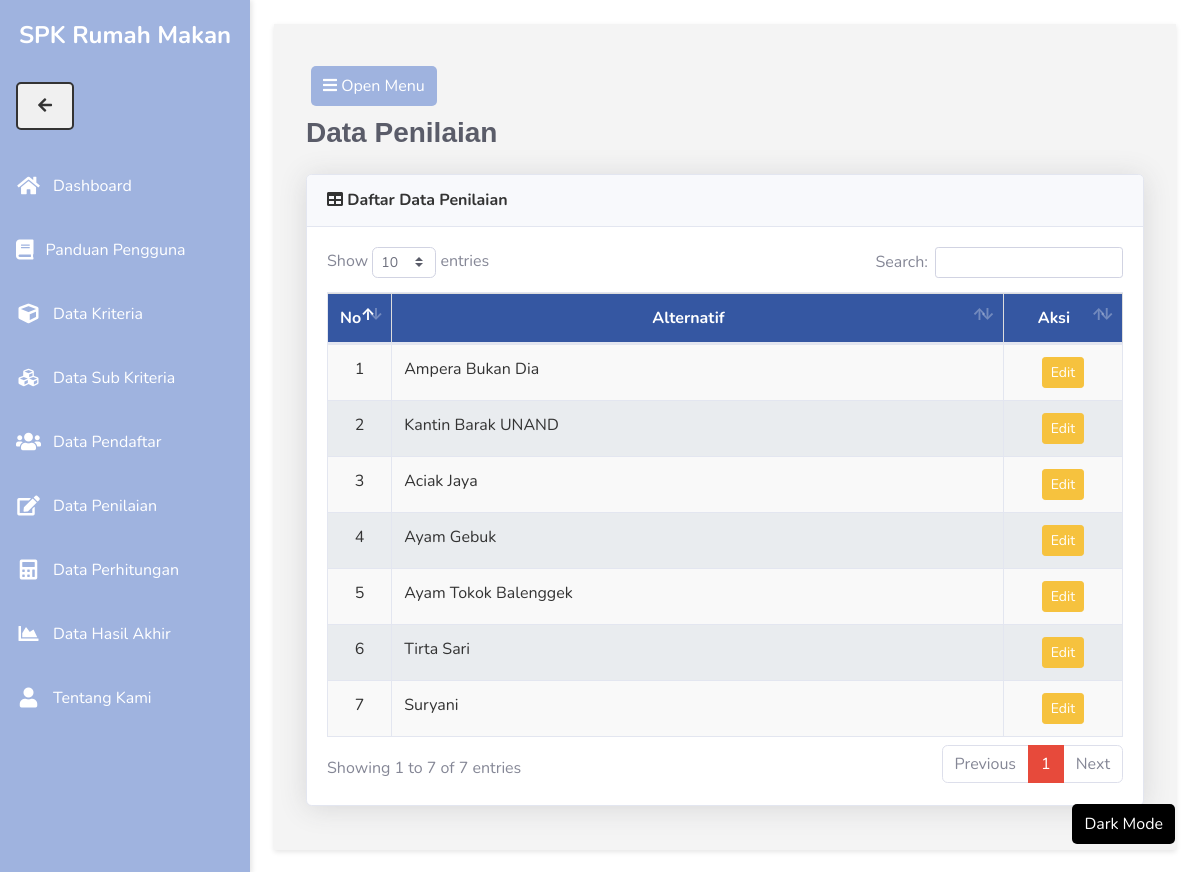
The page /list-penilaian.php on the database its author committed.
### tables this page shows
CREATE TABLE `alternatif` (
  `id_alternatif` int(11) NOT NULL,
  `nama` varchar(100) NOT NULL
);

### list-penilaian.php (the view, shortened to what this page needs)
<?php require_once('includes/init.php'); ?>
<?php
require_once('template/header.php');
?>
<div class="d-sm-flex align-items-center justify-content-between mb-4">
	<h1 class="h3 mb-0 text-gray-800">Data Penilaian</h1>
</div>
<div class="card shadow mb-4">
	<div class="card-header py-3">
		<h6 class="m-0 font-weight-bold"><i class="fa fa-table"></i> Daftar Data Penilaian</h6>
	</div>
	<div class="card-body">
		<div class="table-responsive">
			<table class="table table-bordered" id="dataTable" width="100%" cellspacing="0">
				<thead class="bg-primary text-white">
					<tr align="center">
						<th width="5%">No</th>
						<th>Alternatif</th>
						<th width="15%">Aksi</th>
					</tr>
				</thead>
				<tbody>
					<?php
					$no = 1;
					$query = mysqli_query($koneksi, "SELECT * FROM alternatif");
					while ($data = mysqli_fetch_array($query)) {
					?>
						<tr align="center">
							<td><?= $no ?></td>
							<td align="left"><?= $data['nama'] ?></td>
							<?php
							$id_alternatif = $data['id_alternatif'];
							$q = mysqli_query($koneksi, "SELECT * FROM penilaian WHERE id_alternatif='$id_alternatif'");
							$cek_tombol = mysqli_num_rows($q);
							?>
							<td>
								<?php if ($cek_tombol == 0) { ?>
									<a data-toggle="modal" href="#set<?= $data['id_alternatif'] ?>" class="btn btn-success btn-sm"><i class="fa fa-plus"></i> Input</a>
								<?php } else { ?>
									<a data-toggle="modal" href="#edit<?= $data['id_alternatif'] ?>" class="btn btn-warning btn-sm">Edit</a>
								<?php } ?>
							</td>
						</tr>
					<?php
						$no++;
					}
					?>
				</tbody>
			</table>
		</div>
	</div>
</div>
<?php
require_once('template/footer.php');
?>

### assets/css/custom.css (style rules this page uses)
.h3 { font-family: "Franklin Gothic Medium", "Arial Narrow", Arial, sans-serif; font-weight: bold; color: #333; }
.bg-primary { background-color: rgb(53, 87, 162); color:rgb(53, 87, 162); }
.table-bordered th { background-color:rgb(53, 87, 162); border: 1px solid #ddd; }
tbody tr { background-color: #f9f9f9; color: #333; }
tbody tr:nth-child(even) { background-color: #e9ecef; }
.font-weight-bold { font-weight: bold; font-size: 1rem; color: #333; margin-bottom: 0.5rem; display: block; }
.table-responsive { overflow-x: auto; }
.table th { background-color: rgb(53, 87, 162); color: white; }

### rows shown on the page
alternatif: nama "Ampera Bukan Dia"
alternatif: nama "Kantin Barak UNAND"
alternatif: nama "Aciak Jaya"
alternatif: nama "Ayam Gebuk"
alternatif: nama "Ayam Tokok Balenggek"
alternatif: nama "Tirta Sari"
alternatif: nama "Suryani"
